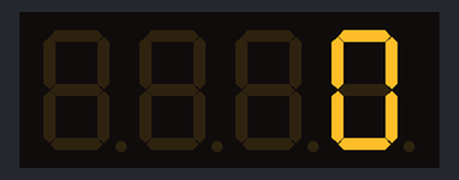
Simulated run of this sketch. Board: Arduino Uno, built with avr-gcc and run on an emulated ATmega328P. Shown: 4-digit seven-segment display.

Above: at 0.1 s.
At 4.1 s:
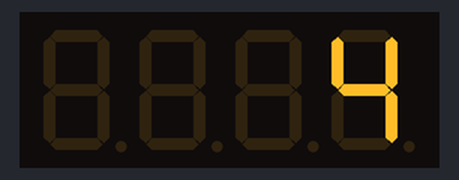
At 9.1 s:
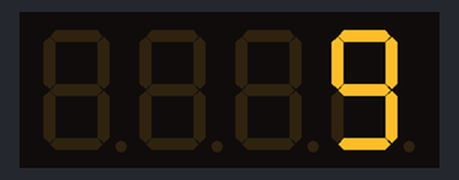
At 19.1 s:
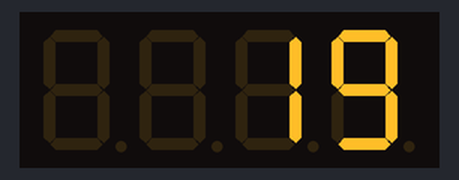
At 29.1 s:
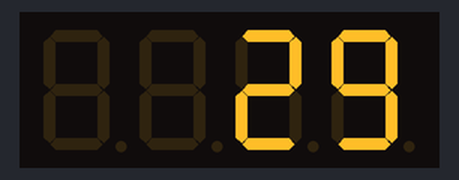
At 39.1 s:
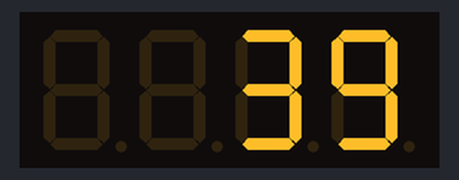

Measured:
- what the display in image 1 shows lasts 1.0 s, from 4.0 s to 5.0 s

The sketch:

SSDTest.ino
```cpp
#include <SevenSeg.h>

// in order: A,B,C,D,E,F,G
SevenSeg disp(2,3,4,5,6,7,8);

// use all 4 digits together to prevent line contention
const int numOfDigits = 4;

// in order: D1,D2,D3,D4
int digitPins[numOfDigits] = {13,12,11,10};

void setup()
{
  disp.setDigitPins(numOfDigits,digitPins);
  disp.setCommonCathode();

  //Using interrupts
  disp.setTimer(2);
  disp.startTimer();

}

void loop()
{
  int count = 0;

  for(int count = 0; count < 9999; count++)
  {
    disp.write(count);
    delay(1000);
  }
}

ISR(TIMER2_COMPA_vect)
{
  disp.interruptAction();
}
```
